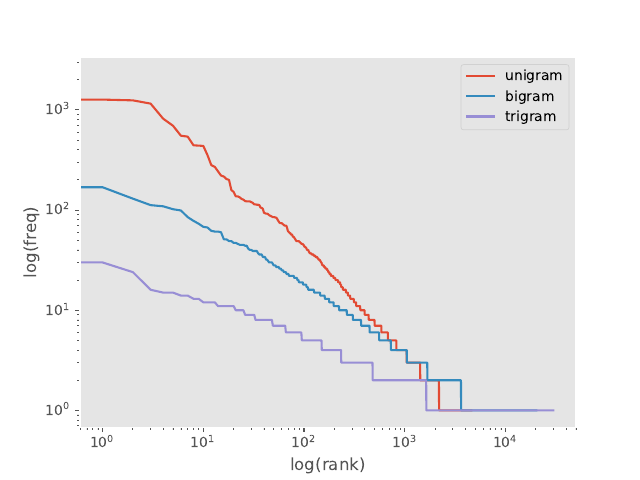

Generate this figure with Python:
from nlp import preprocess as pre

import matplotlib.pyplot as plt


if __name__ == '__main__':
    txtpath = './timemachine.txt'

    '''
        corpus: [28, 40, 13,]
        bigram_tokens: (1012, 4), (4, 65)]
        
    '''
    corpus, vocab = pre.load_corpus_tm(txtpath, mode='word')
    # print(corpus)
    '''
        Vocab class
            可以接收 
                original：
                        list of list
                    [['the', 'time', 'machine', 'by', 'h', 'g', 'wells'], [],
                        list of tuple
                    [('the', 'time'), ('time', 'machine')]
            或
                list
                    tokens
                        ['the', 'time', 'machine', 
                
    '''
    tokens = vocab.to_tokens(corpus)
    # print(tokens[:10]) # ['the', 'time', 'machine', 'by', 'h', 'g', 'wells', 'i', 'the', 'time']
    '''
        i love you
            i love, love you
        i love
        love you
    '''
    bigram = [pair for pair in zip(tokens[:-1], tokens[1:])]
    print(f'bigram: {bigram[:10]}')
    bigram_vocab = pre.Vocab(bigram)
    print(bigram_vocab.token_freqs[:10])


    # vocab_t = pre.Vocab(tokens)
    # print(f'vocab_t, list : {vocab_t.token_freqs[:10]}')
    # print(f'vocab, list of list: {vocab.token_freqs[:10]}')

    '''
        i love you baby
            i love you, love you baby
        i love [:-2]
        love you [1:-1]
        you baby [2:]

        i love you my baby
            i love you, love you my, you my baby
        i love you
        love you my
        you my baby
    '''
    trigram = [pair for pair in zip(tokens[:-2], tokens[1:-1], tokens[2:])]
    print(f'trigram: {trigram[:10]}')
    trigram_vocab = pre.Vocab(trigram)
    print(trigram_vocab.token_freqs[:10])
    print(f'unigram: {vocab.token_freqs[:10]}')


    '''
        plot
    '''

    # plt.style.use('ggplot')
    fig, axes = plt.subplots(1, 1
                             # facecolor='gray', # 设置背景颜色
                             # sharex=True,
                             # sharey=True
                             )
    unigram_freq = [freq for token,freq in vocab.token_freqs]
    bigram_freq = [freq for token,freq in bigram_vocab.token_freqs]
    trigram_freq = [freq for token,freq in trigram_vocab.token_freqs]
    x_uni = [i for i, freq in enumerate(unigram_freq)]
    x_bi = [i for i, freq in enumerate(bigram_freq)]
    x_tri = [i for i, freq in enumerate(trigram_freq)]

    axes.set_xscale('log', base=10)
    axes.set_yscale('log', base=10)
    axes.plot(x_uni, unigram_freq, label='unigram')
    axes.plot(x_bi, bigram_freq, label='bigram')
    axes.plot(x_tri, trigram_freq, label='trigram')
    axes.set_ylabel('log(freq)')
    axes.set_xlabel('log(rank)')

    plt.grid()
    plt.legend()
    # plt.savefig('ngram.pdf')
    plt.show()







